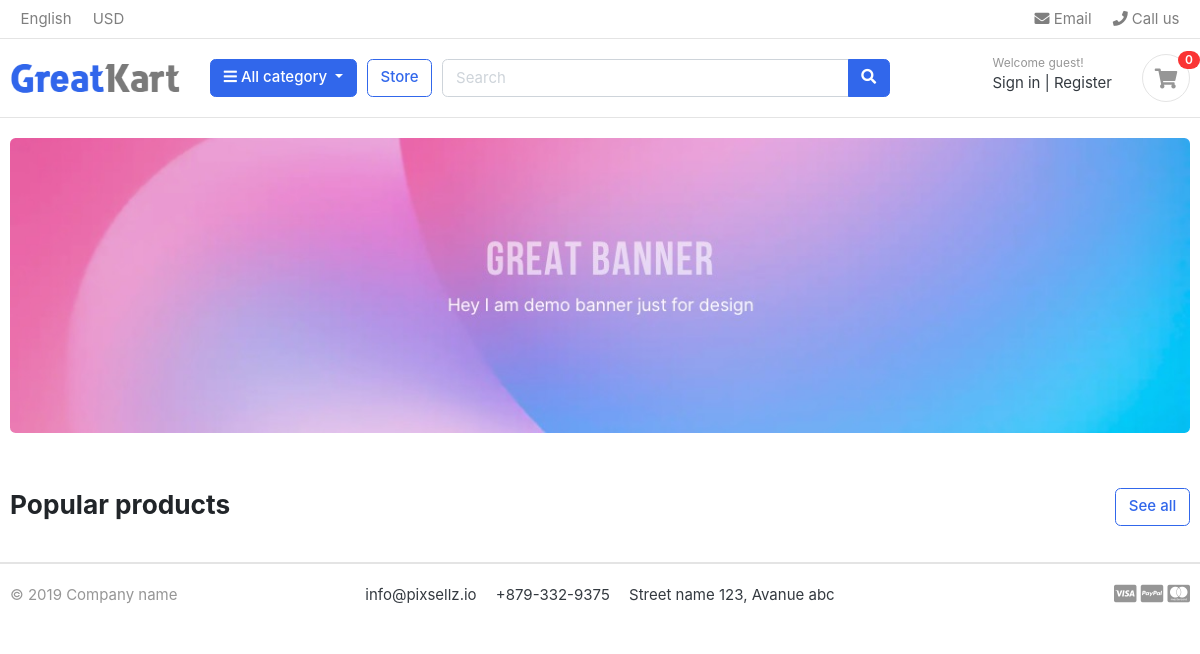
Before: / with the older database file.
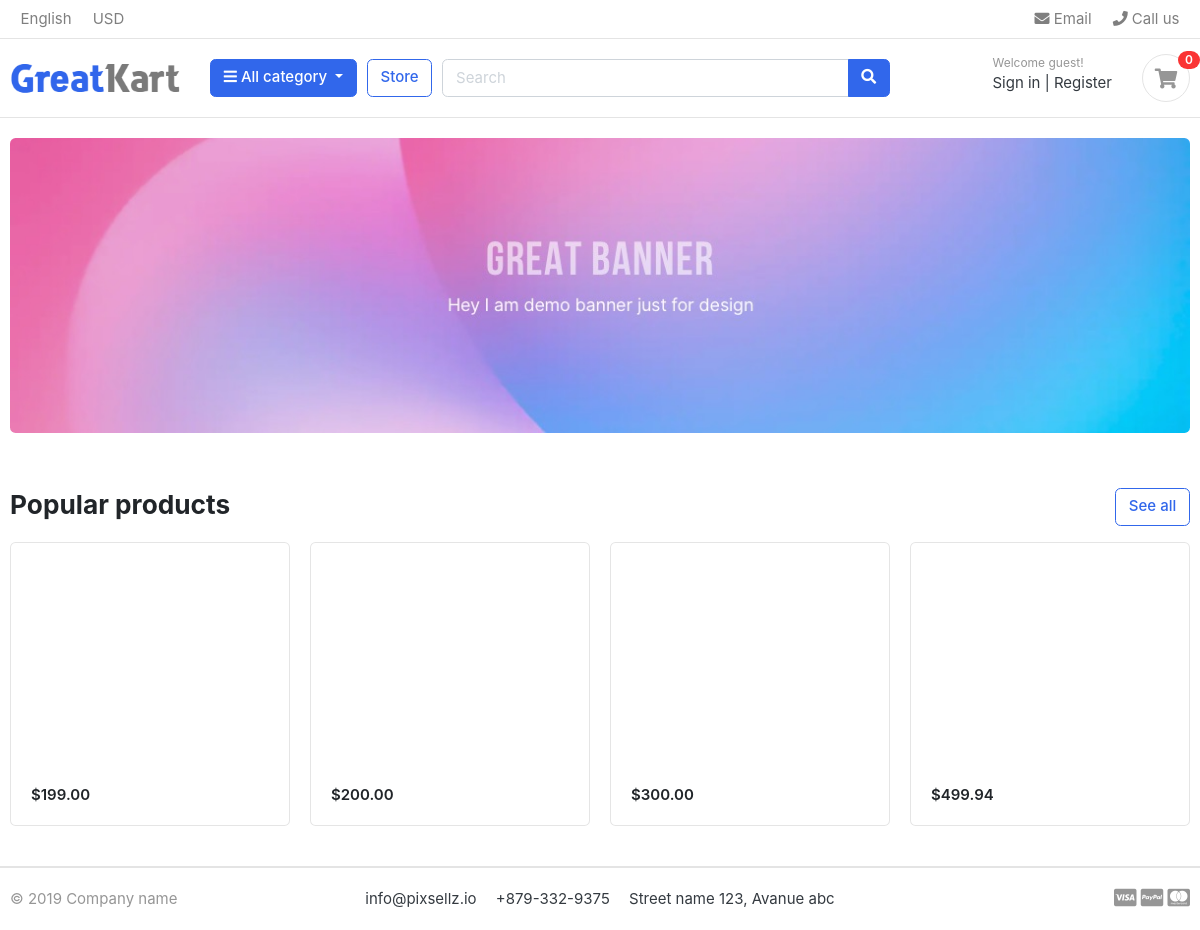
After: the same page with the newer database file.
### store/models.py (models this page shows, shortened)
class Product(models.Model):
    product_name    = models.CharField(max_length=100)
    slug            = models.SlugField(max_length=100, unique=True)
    description     = models.TextField(max_length=500, blank=True)
    price           = models.DecimalField(max_digits=10, decimal_places=2)
    images          = models.ImageField(upload_to='photos/products')
    stock           = models.IntegerField()
    is_available    = models.BooleanField(default=True)
    category        = models.ForeignKey(Category, on_delete=models.CASCADE)
    created_date    = models.DateTimeField(auto_now_add=True)
    modify_date     = models.DateTimeField(auto_now=True)

### greatkart/views.py (the view)
# urls.py: 2. Add a URL to urlpatterns:  path('', views.home, name='home')
def home(request):
    products = Product.objects.all().filter(is_available=True)
    context = {
        'products': products
    }
    return render(request, 'home.html', context)

### templates/home.html (shortened to what this page needs)
{% extends 'base.html' %}
{% load static %}
{% block content %}
<section class="section-intro padding-y-sm">
<div class="container">
<div class="intro-banner-wrap">
	<img src="{% static 'images/banners/1.jpg' %}" class="img-fluid rounded">
</div>
</div>
</section>
<section class="section-name padding-y-sm">
<div class="container">
<header class="section-heading">
	<a href="./store.html" class="btn btn-outline-primary float-right">See all</a>
	<h3 class="section-title">Popular products</h3>
</header>
<div class="row">
	{% for product in products %}
	<div class="col-md-3">
		<div class="card card-product-grid">
			<a href="./product-detail.html" class="img-wrap"> <img src="{{ product.image.url }}"> </a>
			<figcaption class="info-wrap">
				<div class="price mt-1">${{ product.price|floatformat:2 }}</div>
			</figcaption>
		</div>
	</div>
	{% endfor %}
</div>
</div>
</section>
</body>
</html>
{% endblock %}

### templates/base.html (shortened to what this page needs)
{% load static %}
<!DOCTYPE HTML>
<html lang="en">
<head>
<link href="{% static 'css/bootstrap.css' %}" rel="stylesheet" type="text/css"/>
<link href="{% static 'fonts/fontawesome/css/all.min.css' %}" type="text/css" rel="stylesheet">
<link href="{% static 'css/ui.css' %}" rel="stylesheet" type="text/css"/>
<link href="{% static 'css/responsive.css' %}" rel="stylesheet" media="only screen and (max-width: 1200px)" />
</head>
<body>
 {% include 'includes/navbar.html' %}
    {% block content %}{% endblock %}
 {% include 'includes/footer.html' %}

### templates/includes/navbar.html (shortened to what this page needs)
 {% load static %}
 <header class="section-header">
<nav class="navbar p-md-0 navbar-expand-sm navbar-light border-bottom">
<div class="container">
  <div class="collapse navbar-collapse" id="navbarTop4">
    <ul class="navbar-nav mr-auto">
    	<li class="nav-item dropdown">
		 	<a href="#" class="nav-link">   English </a>
		</li>
		<li class="nav-item dropdown">
			<a href="#" class="nav-link"> USD </a>
		</li>
    </ul>
    <ul class="navbar-nav">
		<li><a href="#" class="nav-link"> <i class="fa fa-envelope"></i> Email </a></li>
		<li><a href="#" class="nav-link"> <i class="fa fa-phone"></i> Call us </a></li>
	</ul>
  </div>
</div>
</nav>
<section class="header-main border-bottom">
	<div class="container">
<div class="row align-items-center">
	<div class="col-lg-2 col-md-3 col-6">
		<a href="./" class="brand-wrap">
			<img class="logo" src="{% static 'images/logo.png' %}">
		</a>
	</div>
	<div class="col-lg col-sm col-md col-6 flex-grow-0">
		<div class="category-wrap dropdown d-inline-block float-right">
			<button type="button" class="btn btn-primary dropdown-toggle" data-toggle="dropdown">
				<i class="fa fa-bars"></i> All category
			</button>
		</div>
	</div>
	<a href="./store.html" class="btn btn-outline-primary">Store</a>
	<div class="col-lg  col-md-6 col-sm-12 col">
		<form action="#" class="search">
			<div class="input-group w-100">
			    <input type="text" class="form-control" style="width:60%;" placeholder="Search">
			    <div class="input-group-append">
			      <button class="btn btn-primary" type="submit">
			        <i class="fa fa-search"></i>
			      </button>
			    </div>
		    </div>
		</form>
	</div>
	<div class="col-lg-3 col-sm-6 col-8 order-2 order-lg-3">
				<div class="d-flex justify-content-end mb-3 mb-lg-0">
					<div class="widget-header">
						<small class="title text-muted">Welcome guest!</small>
						<div>
							<a href="./signin.html">Sign in</a> <span class="dark-transp"> | </span>
							<a href="./register.html"> Register</a>
						</div>
					</div>
					<a href="./cart.html" class="widget-header pl-3 ml-3">
						<div class="icon icon-sm rounded-circle border"><i class="fa fa-shopping-cart"></i></div>
						<span class="badge badge-pill badge-danger notify">0</span>
					</a>
				</div>
			</div>
</div>
	</div>
</section>
</header>

### templates/includes/footer.html
{% load static %}
<footer class="section-footer border-top">
	<div class="container">
		<section class="footer-bottom border-top row">
			<div class="col-md-2">
				<p class="text-muted"> &copy 2019 Company name </p>
			</div>
			<div class="col-md-8 text-md-center">
				<span  class="px-2">info@pixsellz.io</span>
				<span  class="px-2">+879-332-9375</span>
				<span  class="px-2">Street name 123, Avanue abc</span>
			</div>
			<div class="col-md-2 text-md-right text-muted">
				<i class="fab fa-lg fa-cc-visa"></i>
				<i class="fab fa-lg fa-cc-paypal"></i>
				<i class="fab fa-lg fa-cc-mastercard"></i>
			</div>
		</section>
	</div>
</footer>

### greatkart/static/css/ui.css (style rules this page uses)
html { font-family: "Inter", sans-serif; font-size: 15px; }
.img-wrap { text-align: center; display: block; }
.icon-xs, .icon-sm, .icon-md, .icon-lg { display: inline-block; text-align: center; flex-shrink: 0; flex-grow: 0; }
.icon-sm { width: 48px; height: 48px; line-height: 48px !important; font-size: 20px; }
.padding-y-sm { padding-top: 20px; padding-bottom: 20px; }
.section-heading { margin-bottom: 20px; margin-top: 15px; }
.section-title { color: #212529; }
p:last-child { margin-bottom: 0; }
.header-main { position: relative; padding-top: 1rem; padding-bottom: 1rem; }
.brand-wrap .logo, .navbar-brand .logo { margin-right: 7px; max-height: 42px; display: inline-block; }
.widget-header { display: inline-block; vertical-align: middle; position: relative; }
.widget-header a { color: #343a40; }
.widget-header i { color: #969696; }
.widget-header .title { display: block; }
.widget-header .notify { position: absolute; top: -3px; right: -10px; }
.footer-bottom { padding-top: 20px; padding-bottom: 20px; }
[class*=card-product] .img-wrap { overflow: hidden; position: relative; }
.card-product-grid { margin-bottom: 20px; }
.card-product-grid .img-wrap { border-radius: 0.2rem 0.2rem 0 0; height: 220px; }
.card-product-grid .info-wrap { overflow: hidden; padding: 18px 20px; }
.card .img-wrap { overflow: hidden; }
.notify { position: absolute; top: -4px; right: -10px; display: inline-block; padding: 0.25em 0.6em; font-size: 12px; line-height: 1; text-align: center; border-radius: 3rem; color: #fff; background-color: #fa3434; }
.price { font-weight: 600; color: #212529; }

Changed rows visible on the page:
added Product: price "199.00"
added Product: price "200.00"
added Product: price "300.00"
added Product: price "499.94"
